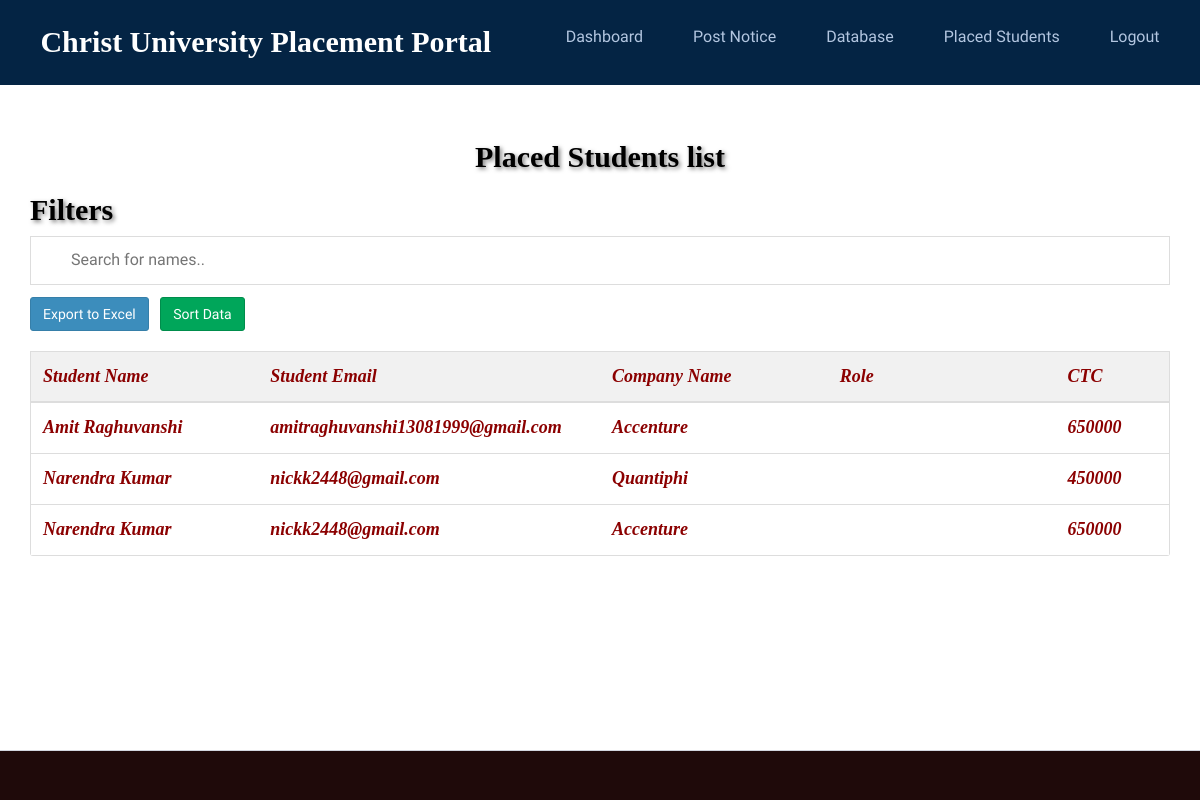
Before: /admin/placed.php (signed in) with the older database file.
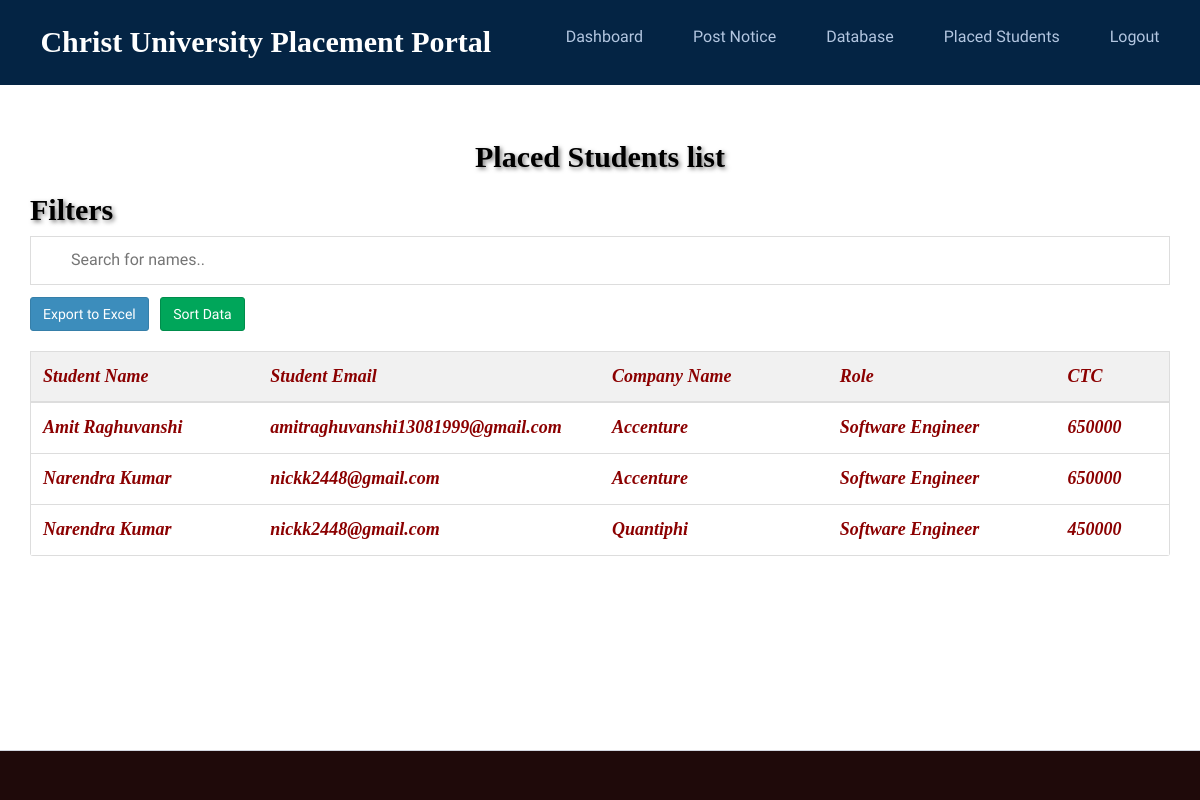
After: the same page with the newer database file.
### tables this page shows
CREATE TABLE `apply_job_post` (
  `id_apply` int(11) NOT NULL AUTO_INCREMENT,
  `id_jobpost` int(11) NOT NULL,
  `id_company` int(11) NOT NULL,
  `id_user` int(11) NOT NULL,
  `status` int(11) NOT NULL DEFAULT 2,
  PRIMARY KEY (`id_apply`)
);

CREATE TABLE `users` (
  `id_user` int(11) NOT NULL AUTO_INCREMENT,
  `firstname` varchar(255) NOT NULL,
  `lastname` varchar(255) NOT NULL,
  `email` varchar(255) NOT NULL,
  `password` varchar(255) NOT NULL,
  `address` text DEFAULT NULL,
  `city` varchar(255) DEFAULT NULL,
  `state` varchar(255) DEFAULT NULL,
  `contactno` varchar(255) DEFAULT NULL,
  `qualification` varchar(255) DEFAULT NULL,
  `stream` varchar(255) DEFAULT NULL,
  `passingyear` varchar(255) DEFAULT NULL,
  `dob` varchar(255) DEFAULT NULL,
  `age` varchar(255) DEFAULT NULL,
  `designation` varchar(255) DEFAULT NULL,
  `resume` varchar(255) DEFAULT NULL,
  `hash` varchar(255) DEFAULT NULL,
  `active` int(11) NOT NULL DEFAULT 2,
  `aboutme` text DEFAULT NULL,
  `skills` text DEFAULT NULL,
  `hsc` int(200) NOT NULL DEFAULT 0,
  `ssc` int(11) NOT NULL DEFAULT 0,
  `ug` int(11) NOT NULL DEFAULT 0,
  `pg` int(11) NOT NULL DEFAULT 0,
  PRIMARY KEY (`id_user`),
  UNIQUE KEY `email` (`email`)
);

CREATE TABLE `job_post` (
  `id_jobpost` int(11) NOT NULL,
  `jobtitle` varchar(255) NOT NULL,
  `description` text NOT NULL,
  `minimumsalary` varchar(255) NOT NULL,
  `eligibility` varchar(100) NOT NULL,
  `role` varchar(255) NOT NULL,
  `qualification` varchar(255) NOT NULL,
  `createdat` timestamp NOT NULL DEFAULT current_timestamp(),
  `backlogs` int(100) NOT NULL DEFAULT 0,
  `cgpa` decimal(8,2) NOT NULL DEFAULT 2.45,
  `companyurl` varchar(400) NOT NULL
);

### admin/placed.php (the view, shortened to what this page needs)
<?php
require_once("../db.php");
?>
<!DOCTYPE html>
<html>
<head>
    <link rel="stylesheet" href="https://cdnjs.cloudflare.com/ajax/libs/twitter-bootstrap/3.3.7/css/bootstrap.min.css">
    <link rel="stylesheet" href="https://cdnjs.cloudflare.com/ajax/libs/font-awesome/4.7.0/css/font-awesome.min.css">
    <link rel="stylesheet" href="https://cdnjs.cloudflare.com/ajax/libs/ionicons/2.0.1/css/ionicons.min.css">
    <link rel="stylesheet" href="../css/AdminLTE.min.css">
    <link rel="stylesheet" href="../css/_all-skins.min.css">
    <link rel="stylesheet" href="../css/custom.css">
</head>
<body class="hold-transition skin-green sidebar-mini">
    <div class="wrapper">
        <?php
        include 'header.php';
        ?>
        <div class="content-wrapper" style="margin-left: 0px;">
            <section id="candidates" class="content-header">
                <div class="container">
                    <div class="col md-4">
                        <h3 style="text-align: center; color:black; ">Placed Students list </h3>
                        <h3 style = "color:black;">Filters</h3>
                        <input type="text" id="myInput" onkeyup="myFunction()" placeholder="Search for names..">
                        <a href="export1.php"><button type="submit1" name='export_excel_btn' class="btn btn-primary">Export to Excel</button></a>
                        <button type="submit1" onclick="sortTable()" name='export_excel_btn' style="margin-left: 8px;" class="btn btn-success">Sort Data</button>
                    </div>
                    <div class="row margin-top-20">
                        <div class="col-md-12">
                            <div class="box-body table-responsive no-padding">
                                <table id="example2" class="table table-hover">
                                    <tr class="header">
                                        <th style="width:20%;">Student Name</th>
                                        <th style="width:30%;">Student Email</th>
                                        <th style="width:20%;">Company Name</th>
                                        <th style="width:20%;">Role</th>
                                        <th style="width:20%;">CTC</th>
                                    </tr>
                                    <tbody>
                                        <?php
                                        $sql = "select * from users inner join apply_job_post INNER JOIN job_post where users.id_user = apply_job_post.id_user AND apply_job_post.id_jobpost = job_post.id_jobpost;;";
                                        $result = $conn->query($sql);
                                        if ($result->num_rows > 0) {
                                            while ($row = $result->fetch_assoc()) {
                                        ?>
                                                <tr>
                                                    <td><?php echo $row['firstname'] . ' ' . $row['lastname']; ?></td>
                                                    <td><?php echo $row['email']; ?></td>
                                                    <td><?php echo $row['jobtitle']; ?></td>
                                                    <td><?php echo $row['role']; ?></td>
                                                    <td><?php echo $row['minimumsalary']; ?></td>
                                                </tr>
                                        <?php
                                            }
                                        }
                                        ?>
                                    </tbody>
                                </table>
                            </div>
                        </div>
                    </div>
                </div>
        </div>
    </div>
    <footer class="main-footer" style="margin:auto;bottom: 0;
  width: 100%;
  height: 50px; position:absolute; background-color:#1f0a0a; color:white">
    </footer>
</body>
</html>

### admin/header.php (shortened to what this page needs)
<header class="header">
    <nav class="navbar">
        <a href="#" class="nav-logo">Christ University Placement Portal</a>
        <ul class="nav-menu">
            <li class="nav-item">
                <a href="index.php" class="nav-link">Dashboard</a>
            </li>
            <li class="nav-item">
                <a href="postnotice.php" class="nav-link">Post Notice</a>
            </li>
            <li class="nav-item">
                <a href="database.php" class="nav-link">Database</a>
            </li>
            <li class="nav-item">
                <a href="placed.php" class="nav-link">Placed Students</a>
            </li>
            <li class="nav-item">
                <a href="../logout.php" class="nav-link">Logout</a>
            </li>
        </ul>
    </nav>
</header>

### css/custom.css (style rules this page uses)
.margin-top-20 { margin-top: 20px; }
li { color: aqua; }

### admin/header.php (style rules this page uses)
* { margin: 0; padding: 0; box-sizing: border-box; }
html { font-size: 62.5%; font-family: 'Roboto', sans-serif; }
li { list-style: none; }
a { text-decoration: none; left: 0px; }
.header { border-bottom: 0px solid #004080; }
.navbar { display: flex; justify-content: space-between; align-items: center; padding: 2rem 1.5rem; background-color: #042444; border-radius: 0px; }
.nav-menu { display: flex; justify-content: space-between; align-items: center; }
.nav-item { margin-left: 5rem; }
.nav-link { font-size: 1.6rem; font-weight: 400; color: #b3c6e0; }
.nav-logo { font-size: 30px; font-weight: bold; color: white; font-family: "Times New Roman", Times, serif; text-align: left; }

### admin/placed.php (style rules this page uses)
#myInput { background-image: url('/css/searchicon.png'); background-position: 10px 12px; background-repeat: no-repeat; width: 100%; font-size: 16px; padding: 12px 20px 12px 40px; border: 1px solid #ddd; margin-bottom: 12px; }
#example2 { border-collapse: collapse; width: 100%; border: 1px solid #ddd; font-size: 18px; }
#example2 th, #example2 td { text-align: left; padding: 12px; }
#example2 tr { border-bottom: 1px solid #ddd; }
#example2 tr.header, #example2 tr:hover { background-color: #f1f1f1; }

Changed rows visible on the page:
changed through a linked row, apply_job_post "Amit": id_jobpost.role (not shown) → "Software Engineer"
changed through a linked row, apply_job_post (number 2 of 3 on the later page): id_jobpost.role (not shown) → "Software Engineer"; moves up the list
changed through a linked row, apply_job_post "Quantiphi": id_jobpost.role (not shown) → "Software Engineer"
